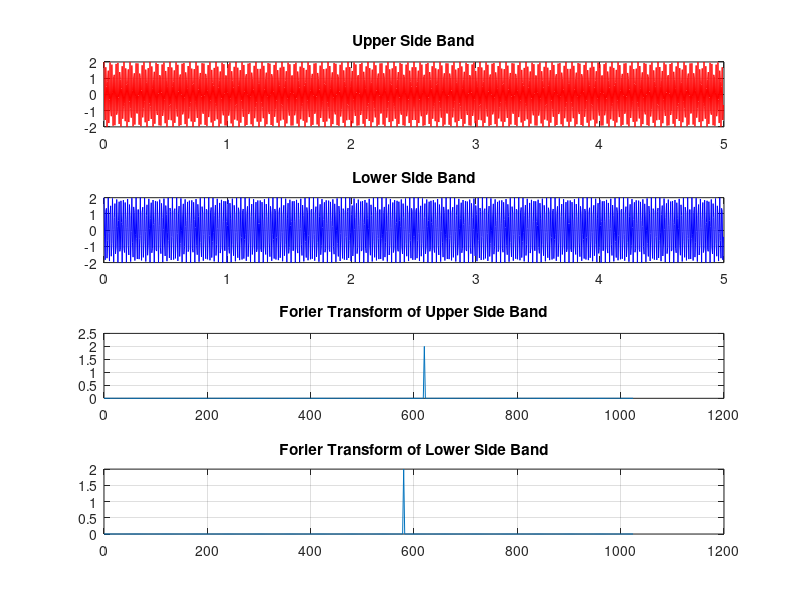

Write the MATLAB code that produced this figure.
clc;
clear all;
close all;
 
N=1024;
fs=2048;
ts=1/fs;
t=(0:N-1)/fs;
fc=600;
fm1=20;
Em1=1;
m=Em1*cos(2*pi*fm1*t);
mh=Em1*cos((2*pi*fm1*t)-pi/2);

sbu=m.*2.*cos(2*pi*fc*t)-mh.*2.*sin(2*pi*fc*t);
sbl=m.*2.*cos(2*pi*fc*t)+mh.*2.*sin(2*pi*fc*t);

SBU=2/N*abs(fft(sbu));
SBL=2/N*abs(fft(sbl));

freq=fs*(0:N/2)/N;

subplot(411)
plot(10*t,sbu,'r');
title("Upper Side Band");
grid on
subplot(412)
plot(10*t,sbl,'b');
title("Lower Side Band");
grid on
subplot(413);
plot(freq,SBU(1:N/2+1));
title("Forier Transform of Upper Side Band");
grid on
subplot(414);
plot(freq,SBL(1:N/2+1));
title("Forier Transform of Lower Side Band");
grid on
